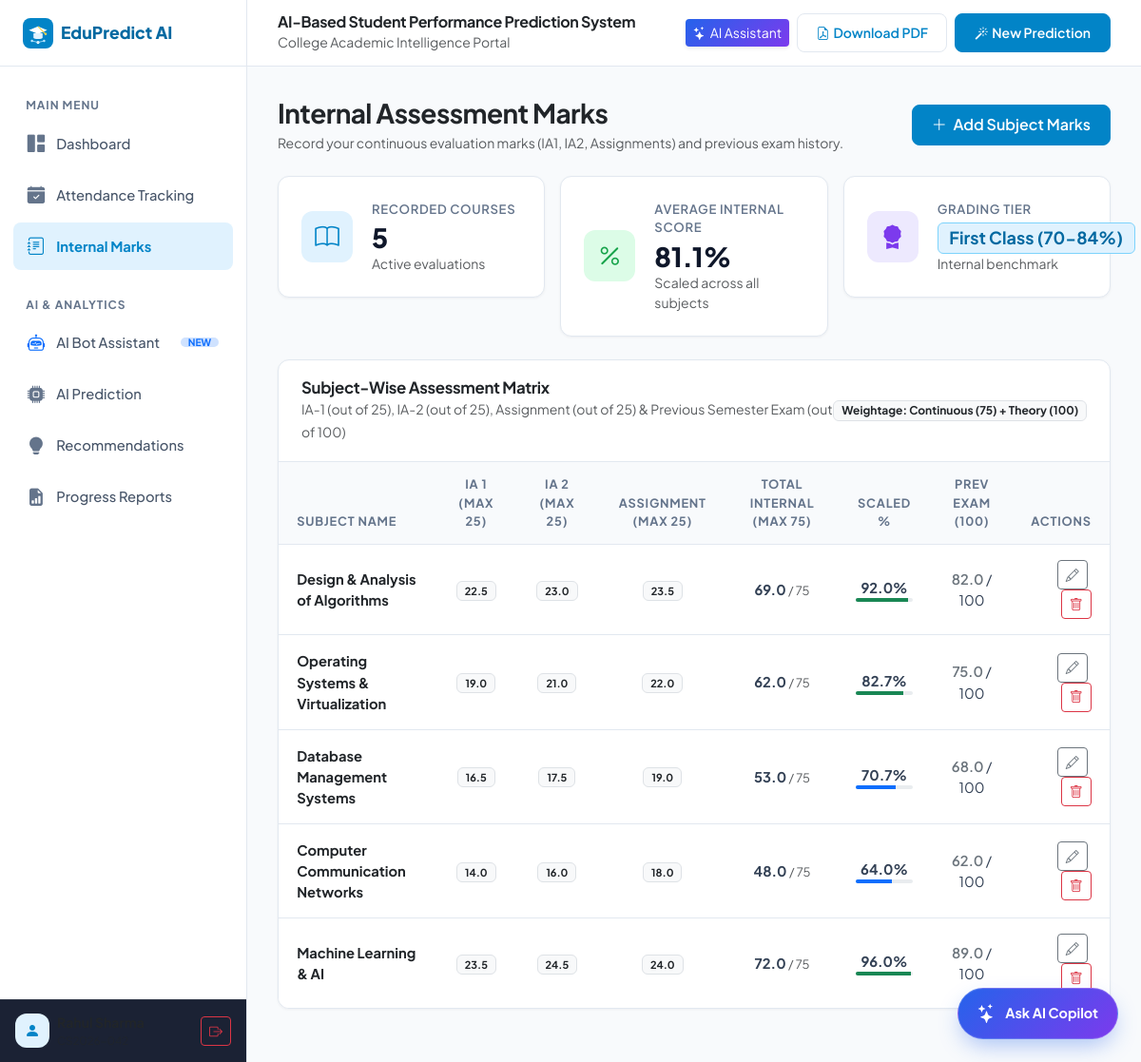
/internals (signed in), run on the app's committed database.
### tables this page shows
CREATE TABLE internal_marks (
        id INTEGER PRIMARY KEY AUTOINCREMENT,
        student_id INTEGER NOT NULL,
        subject_name TEXT NOT NULL,
        ia1 REAL NOT NULL DEFAULT 0.0,
        ia2 REAL NOT NULL DEFAULT 0.0,
        assignment_marks REAL NOT NULL DEFAULT 0.0,
        previous_exam_marks REAL NOT NULL DEFAULT 0.0,
        updated_at TIMESTAMP DEFAULT CURRENT_TIMESTAMP,
        FOREIGN KEY (student_id) REFERENCES students(id) ON DELETE CASCADE
    );

### app.py (the view)
@app.route('/internals')
@login_required
def internals():
    student = get_current_student()
    conn = get_db_connection()
    records = conn.execute(
        "SELECT * FROM internal_marks WHERE student_id = ? ORDER BY id ASC",
        (student['id'],)
    ).fetchall()
    conn.close()
    enriched = []
    total_ia1 = 0
    total_ia2 = 0
    total_assign = 0
    total_scaled_pct = 0
    for r in records:
        ia1 = r['ia1']
        ia2 = r['ia2']
        assign = r['assignment_marks']
        prev = r['previous_exam_marks']
        tot = ia1 + ia2 + assign
        scaled_pct = round((tot / 75.0 * 100), 1)
        total_ia1 += ia1
        total_ia2 += ia2
        total_assign += assign
        total_scaled_pct += scaled_pct
        enriched.append({
            'id': r['id'],
            'subject_name': r['subject_name'],
            'ia1': ia1,
            'ia2': ia2,
            'assignment_marks': assign,
            'previous_exam_marks': prev,
            'total_internal': round(tot, 1),
            'scaled_pct': scaled_pct
        })
    count = len(enriched)
    avg_pct = round(total_scaled_pct / count, 1) if count > 0 else 0.0
    return render_template(
        'internals.html',
        student=student,
        records=enriched,
        avg_pct=avg_pct,
        count=count
    )

### app.py (called while the page is built)
def login_required(view):
    @functools.wraps(view)
    def wrapped_view(**kwargs):
        if 'student_db_id' not in session:
            flash("Please sign in to access your student dashboard.", "warning")
            return redirect(url_for('login'))
        return view(**kwargs)
    return wrapped_view

def get_current_student():
    if 'student_db_id' not in session:
        return None
    conn = get_db_connection()
    student = conn.execute("SELECT * FROM students WHERE id = ?", (session['student_db_id'],)).fetchone()
    conn.close()
    return student

### database.py (called while the page is built)
def get_db_connection():
    conn = sqlite3.connect(DB_PATH)
    conn.row_factory = sqlite3.Row
    conn.execute("PRAGMA foreign_keys = ON")
    return conn

### templates/internals.html (shortened to what this page needs)
{% extends 'base.html' %}
{% block content %}
<div class="container-fluid px-0">
  <div class="d-flex flex-wrap justify-content-between align-items-center mb-4 gap-3">
    <div>
      <h3 class="fw-bold text-dark mb-1">Internal Assessment Marks</h3>
      <p class="text-muted small mb-0">Record your continuous evaluation marks (IA1, IA2, Assignments) and previous exam history.</p>
    </div>
    <div>
      <button class="btn btn-primary-soft" data-bs-toggle="modal" data-bs-target="#addMarksModal">
        <i class="bi bi-plus-lg me-1"></i> Add Subject Marks
      </button>
    </div>
  </div>
  <div class="row g-3 mb-4">
    <div class="col-sm-6 col-md-4">
      <div class="metric-stat-card">
        <div class="metric-icon-box metric-icon-blue"><i class="bi bi-book"></i></div>
        <div>
          <div class="metric-label">Recorded Courses</div>
          <div class="metric-value">{{ count }}</div>
          <div class="small text-muted">Active evaluations</div>
        </div>
      </div>
    </div>
    <div class="col-sm-6 col-md-4">
      <div class="metric-stat-card">
        <div class="metric-icon-box metric-icon-green"><i class="bi bi-percent"></i></div>
        <div>
          <div class="metric-label">Average Internal Score</div>
          <div class="metric-value">{{ avg_pct }}%</div>
          <div class="small text-muted">Scaled across all subjects</div>
        </div>
      </div>
    </div>
    <div class="col-sm-6 col-md-4">
      <div class="metric-stat-card">
        <div class="metric-icon-box metric-icon-purple"><i class="bi bi-award-fill"></i></div>
        <div>
          <div class="metric-label">Grading Tier</div>
          <div class="metric-value fs-4">
            {% if avg_pct >= 85 %}
              <span class="badge badge-cat-excellent">Distinction (≥85%)</span>
            {% elif avg_pct >= 70 %}
              <span class="badge badge-cat-good">First Class (70-84%)</span>
            {% elif avg_pct >= 50 %}
              <span class="badge badge-cat-average">Pass Class (50-69%)</span>
            {% else %}
              <span class="badge badge-cat-needs-improvement">&lt;50% Remedial</span>
            {% endif %}
          </div>
          <div class="small text-muted">Internal benchmark</div>
        </div>
      </div>
    </div>
  </div>
  <div class="custom-card mb-4">
    <div class="card-header-clean">
      <div>
        <h5 class="text-dark">Subject-Wise Assessment Matrix</h5>
        <small class="text-muted">IA-1 (out of 25), IA-2 (out of 25), Assignment (out of 25) & Previous Semester Exam (out of 100)</small>
      </div>
      <span class="badge bg-light text-dark border">Weightage: Continuous (75) + Theory (100)</span>
    </div>
    <div class="table-responsive">
      <table class="table custom-table table-hover align-middle">
        <thead>
          <tr>
            <th>Subject Name</th>
            <th class="text-center">IA 1 (Max 25)</th>
            <th class="text-center">IA 2 (Max 25)</th>
            <th class="text-center">Assignment (Max 25)</th>
            <th class="text-center">Total Internal (Max 75)</th>
            <th class="text-center">Scaled %</th>
            <th class="text-center">Prev Exam (100)</th>
            <th class="text-end">Actions</th>
          </tr>
        </thead>
        <tbody>
          {% for r in records %}
            <tr>
              <td>
                <div class="fw-bold text-dark">{{ r['subject_name'] }}</div>
              </td>
              <td class="text-center">
                <span class="badge bg-light text-dark border px-2 py-1">{{ r['ia1'] }}</span>
              </td>
              <td class="text-center">
                <span class="badge bg-light text-dark border px-2 py-1">{{ r['ia2'] }}</span>
              </td>
              <td class="text-center">
                <span class="badge bg-light text-dark border px-2 py-1">{{ r['assignment_marks'] }}</span>
              </td>
              <td class="text-center">
                <strong>{{ r['total_internal'] }}</strong> <span class="text-muted small">/ 75</span>
              </td>
              <td class="text-center">
                <div class="fw-bold">{{ r['scaled_pct'] }}%</div>
                <div class="progress mx-auto" style="height: 4px; width: 60px;">
                  <div class="progress-bar {% if r['scaled_pct'] >= 75 %}bg-success{% elif r['scaled_pct'] >= 60 %}bg-primary{% else %}bg-warning{% endif %}" style="width: {{ r['scaled_pct'] }}%;"></div>
                </div>
              </td>
              <td class="text-center">
                <span class="fw-semibold text-secondary">{{ r['previous_exam_marks'] }}</span> / 100
              </td>
              <td class="text-end">
                <button class="btn btn-sm btn-outline-secondary me-1" data-bs-toggle="modal" data-bs-target="#editMarksModal{{ r['id'] }}" title="Edit Marks">
                  <i class="bi bi-pencil"></i>
                </button>
                <form action="{{ url_for('delete_internal', record_id=r['id']) }}" method="POST" class="d-inline" onsubmit="return confirm('Delete marks for {{ r['subject_name'] }}?');">
                  <button type="submit" class="btn btn-sm btn-outline-danger" title="Delete">
                    <i class="bi bi-trash"></i>
                  </button>
                </form>
              </td>
            </tr>
          {% else %}
            <tr>
              <td colspan="8" class="text-center py-4 text-muted">
                No internal marks added yet. Click "Add Subject Marks" or load sample coursework to get started.
              </td>
            </tr>
          {% endfor %}
        </tbody>
      </table>
    </div>
  </div>
</div>
{% endblock %}

### templates/base.html (shortened to what this page needs)
<!DOCTYPE html>
<html lang="en">
<head>
  <link href="https://cdn.jsdelivr.net/npm/bootstrap@5.3.3/dist/css/bootstrap.min.css" rel="stylesheet">
  <link rel="stylesheet" href="https://cdn.jsdelivr.net/npm/bootstrap-icons@1.11.3/font/bootstrap-icons.min.css">
  <link rel="stylesheet" href="{{ url_for('static', filename='css/style.css') }}">
  <link rel="stylesheet" href="{{ url_for('static', filename='css/chatbot.css') }}">
</head>
<body>
{% if session.get('student_db_id') %}
  <div class="app-container">
    <aside class="sidebar">
      <a href="{{ url_for('dashboard') }}" class="sidebar-brand">
        <img src="{{ url_for('static', filename='img/logo.svg') }}" alt="Logo" width="32" height="32" class="me-2">
        <span>EduPredict AI</span>
      </a>
      <div class="sidebar-nav">
        <div class="nav-category">Main Menu</div>
        <a href="{{ url_for('dashboard') }}" class="nav-link {% if request.endpoint == 'dashboard' %}active{% endif %}">
          <i class="bi bi-grid-1x2-fill"></i>
          <span>Dashboard</span>
        </a>
        <a href="{{ url_for('attendance') }}" class="nav-link {% if request.endpoint == 'attendance' %}active{% endif %}">
          <i class="bi bi-calendar-check-fill"></i>
          <span>Attendance Tracking</span>
        </a>
        <a href="{{ url_for('internals') }}" class="nav-link {% if request.endpoint == 'internals' %}active{% endif %}">
          <i class="bi bi-journal-text"></i>
          <span>Internal Marks</span>
        </a>
        <div class="nav-category mt-3">AI & Analytics</div>
        <a href="{{ url_for('chatbot_view') }}" class="nav-link {% if request.endpoint == 'chatbot_view' %}active{% endif %}">
          <i class="bi bi-robot text-primary"></i>
          <span>AI Bot Assistant</span>
          <span class="badge bg-primary-subtle text-primary rounded-pill ms-auto px-2 py-0" style="font-size: 0.65rem;">NEW</span>
        </a>
        <a href="{{ url_for('predict') }}" class="nav-link {% if request.endpoint == 'predict' %}active{% endif %}">
          <i class="bi bi-cpu-fill"></i>
          <span>AI Prediction</span>
        </a>
        <a href="{{ url_for('recommendations') }}" class="nav-link {% if request.endpoint == 'recommendations' %}active{% endif %}">
          <i class="bi bi-lightbulb-fill"></i>
          <span>Recommendations</span>
        </a>
        <a href="{{ url_for('reports') }}" class="nav-link {% if request.endpoint == 'reports' %}active{% endif %}">
          <i class="bi bi-file-earmark-bar-graph-fill"></i>
          <span>Progress Reports</span>
        </a>
      </div>
      <div class="sidebar-footer">
        <div class="d-flex align-items-center justify-content-between">
          <div class="d-flex align-items-center gap-2 overflow-hidden">
            <div class="metric-icon-box metric-icon-blue" style="width: 36px; height: 36px; font-size: 1rem;">
              <i class="bi bi-person-fill"></i>
            </div>
            <div class="overflow-hidden">
              <div class="text-truncate fw-bold small text-dark">{{ session.get('student_name', 'Student') }}</div>
              <div class="text-truncate text-muted" style="font-size: 0.72rem;">{{ session.get('student_roll', 'ID') }}</div>
            </div>
          </div>
          <a href="{{ url_for('logout') }}" class="btn btn-sm btn-outline-danger" title="Logout">
            <i class="bi bi-box-arrow-right"></i>
          </a>
        </div>
      </div>
    </aside>
    <div class="main-wrapper">
      <header class="top-navbar">
        <div class="d-flex align-items-center gap-2">
          <div class="d-none d-md-block">
            <h6 class="mb-0 fw-bold text-dark">AI-Based Student Performance Prediction System</h6>
            <span class="text-muted small">College Academic Intelligence Portal</span>
          </div>
        </div>
        <div class="d-flex align-items-center gap-2">
          <a href="{{ url_for('chatbot_view') }}" class="btn btn-sm btn-primary d-inline-flex align-items-center gap-1 shadow-sm" style="background: linear-gradient(135deg, #2563eb 0%, #7c3aed 100%); border: none;">
            <i class="bi bi-stars"></i> <span class="d-none d-sm-inline">AI Assistant</span>
          </a>
          <a href="{{ url_for('download_report_pdf') }}" class="btn btn-sm btn-outline-soft d-none d-sm-inline-flex align-items-center gap-1">
            <i class="bi bi-file-earmark-pdf"></i> Download PDF
          </a>
          <a href="{{ url_for('predict') }}" class="btn btn-sm btn-primary-soft d-inline-flex align-items-center gap-1">
            <i class="bi bi-magic"></i> New Prediction
          </a>
        </div>
      </header>
      <main class="content-body">
        {% block content %}{% endblock %}
      </main>
    </div>
  </div>
  {% if request.endpoint != 'chatbot_view' %}
    <a href="{{ url_for('chatbot_view') }}" class="floating-copilot-trigger" title="Open AI Bot Assistant">
      <i class="bi bi-stars fs-5"></i>
      <span>Ask AI Copilot</span>
    </a>
  {% endif %}
{% endif %}
</body>
</html>

### static/css/chatbot.css (style rules this page uses)
:root { --chat-bg: #f8fafc; --chat-sidebar-bg: #0f172a; --chat-sidebar-hover: #1e293b; --chat-sidebar-active: #2563eb; --chat-card-bg: #ffffff; --chat-border: #e2e8f0; --chat-primary: #2563eb; --chat-primary-hover: #1d4ed8; --chat-user-msg-bg: #eff6ff; --chat-user-msg-border: #bfdbfe; --chat-ai-msg-bg: #ffffff; --chat-ai-msg-border: #e2e8f0; --chat-text-dark: #0f172a; --chat-text-muted: #64748b; --chat-code-bg: #1e293b; }
.sidebar-footer { padding: 0.85rem 1rem; border-top: 1px solid rgba(255, 255, 255, 0.08); background: rgba(15, 23, 42, 0.95); }
.floating-copilot-trigger { position: fixed; bottom: 24px; right: 24px; z-index: 999; background: linear-gradient(135deg, #2563eb 0%, #7c3aed 100%); color: #ffffff; border-radius: 30px; padding: 0.7rem 1.25rem; display: flex; align-items: center; gap: 0.6rem; font-weight: 700; font-size: 0.9rem; box-shadow: 0 10px 25px -5px rgba(37, 99, 235, 0.4); text-decoration: none; transition: all 0.25s cubic-bezier(0.4, 0, 0.2, 1); border: 1px solid rgba(255, 255, 255, 0.2); }

### data on the page
internal_marks: subject_name "Design & Analysis of Algorithms", ia1 "22.5", ia2 "23.0", assignment_marks "23.5", total_internal "69.0", scaled_pct "92.0", previous_exam_marks "82.0"
internal_marks: subject_name "Operating Systems & Virtualization", ia1 "19.0", ia2 "21.0", assignment_marks "22.0", total_internal "62.0", scaled_pct "82.7", previous_exam_marks "75.0"
internal_marks: subject_name "Database Management Systems", ia1 "16.5", ia2 "17.5", assignment_marks "19.0", total_internal "53.0", scaled_pct "70.7", previous_exam_marks "68.0"
internal_marks: subject_name "Computer Communication Networks", ia1 "14.0", ia2 "16.0", assignment_marks "18.0", total_internal "48.0", scaled_pct "64.0", previous_exam_marks "62.0"
internal_marks: subject_name "Machine Learning & AI", ia1 "23.5", ia2 "24.5", assignment_marks "24.0", total_internal "72.0", scaled_pct "96.0", previous_exam_marks "89.0"

### other printed values
{{ count }} "5"
{{ avg_pct }} "81.1"
